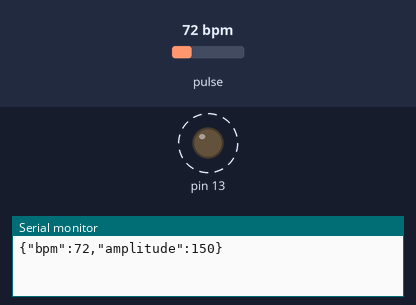
Bench run of a sketch on a simulated Arduino Uno, built with avr-gcc and run on an emulated ATmega328P. On the bench: output pins drawn as LEDs (lit = HIGH), the last lines printed to the serial monitor. Dashed ring = blinking. Inputs (shaded band) come from the test bench; at power-on: pulse 72 bpm.

Above: at 1.2 s.
1.3 s: pulse set to 42 bpm
At 3.4 s:
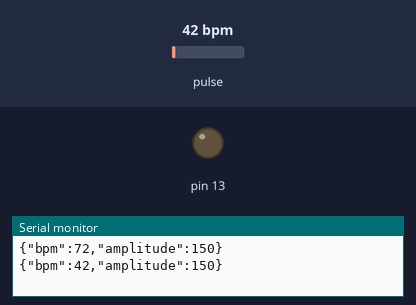
3.7 s: pulse set to 100 bpm
At 3.82 s:
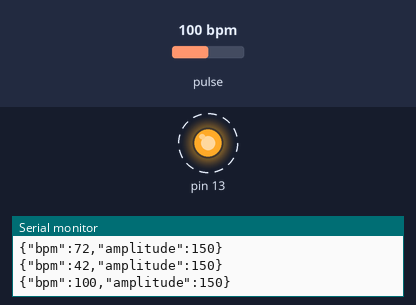
Timing chart, 0 to 12.7 s (numbered marks = the images above; inputs shaded):
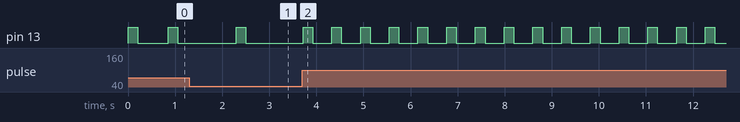

The sketch:

HeartRateJSON.ino
```cpp
#define USE_ARDUINO_INTERRUPTS true    // Set-up low-level interrupts for most acurate BPM math.
#include <PulseSensorPlayground.h>     // Includes the PulseSensorPlayground Library.
#include <ArduinoJson.h>               // includes ArduinoJson library

//  Variables
const int PulseWire = 0;       // PulseSensor PURPLE WIRE connected to ANALOG PIN 0
const int LED13 = 13;          // The on-board Arduino LED, close to PIN 13.
int Threshold = 700;           // Determine which Signal to "count as a beat" and which to ignore.
                               // Use the "Gettting Started Project" to fine-tune Threshold Value beyond default setting.
                               // Otherwise leave the default "550" value.

PulseSensorPlayground pulseSensor;  // Creates an instance of the PulseSensorPlayground object called "pulseSensor"

// Allocate the JSON document
//
// Inside the brackets, 200 is the RAM allocated to this document.
// Don't forget to change this value to match your requirement.
// Use arduinojson.org/v6/assistant to compute the capacity.
StaticJsonDocument<200> doc;

void setup() {

  Serial.begin(9600);          // For Serial Monitor

  // Configure the PulseSensor object, by assigning our variables to it.
  pulseSensor.analogInput(PulseWire);
  pulseSensor.blinkOnPulse(LED13);       //auto-magically blink Arduino's LED with heartbeat.
  pulseSensor.setThreshold(Threshold);

  if (pulseSensor.begin()) {
    //Serial.println("Started looking for pulse");  //This prints one time at Arduino power-up,  or on Arduino reset.
  }
}

void loop() {

  int myBPM = pulseSensor.getBeatsPerMinute();      // Calls function on our pulseSensor object that returns BPM as an "int".
                                                    // "myBPM" hold this BPM value now.
  int pulseAmplitude = pulseSensor.getPulseAmplitude();   // Get pulse amplitude and store it

  if (pulseSensor.sawStartOfBeat()) {           // Checks if a new beat is detected

    // Add object and value in the JSON document
    doc["bpm"] = myBPM;
    doc["amplitude"] = pulseAmplitude;

    serializeJson(doc, Serial);
    // The above line prints the JSON objects with their values
    // {"bpm":60,"amplitude":600}

    Serial.println();
  }
  delay(20);                    // wait for 20 milliseconds for better performance
}
```

Measured:
- after the input at 3.7 s, pin 13: alternates HIGH for 0.20 s and LOW for 0.41 s, starting after 0.63 s
